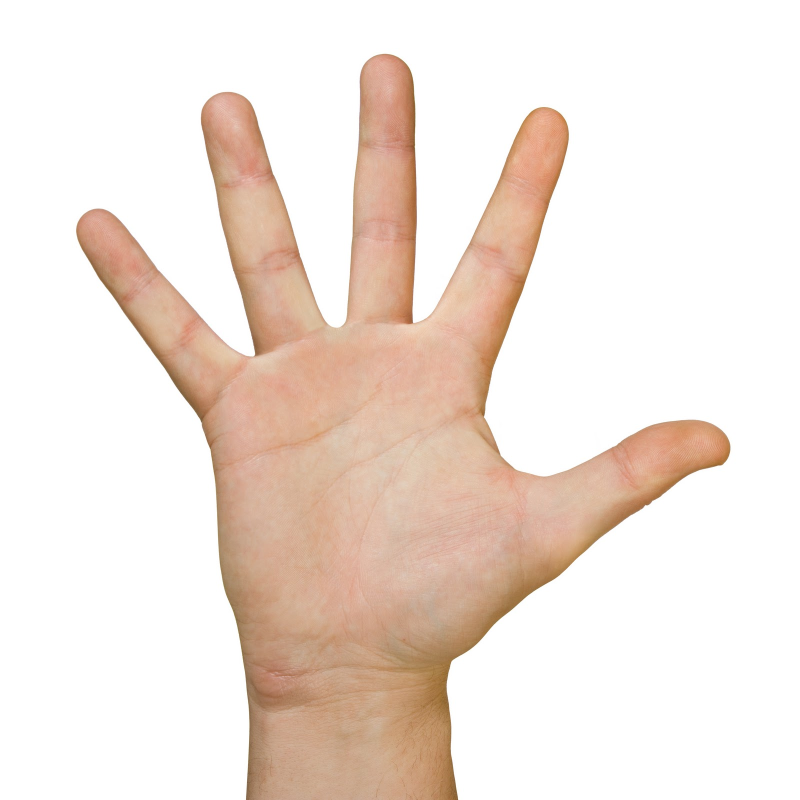
#> input picture images/hand2.jpg, 1600 x 1600 px (shown at 1/2 size)
$ jupyter execute '2-Detect Contours.ipynb'
#> lines starting #> are read from the running program, lines starting #| are printed output that depends on the picture; after the words box and inside, x2 and y2 are one past the last pixel; in counts of white or black regions, pixels touching at a corner belong together
[cell 1]
import cv2 as cv
import numpy as np
import matplotlib.pyplot as plt

### GRAY Contours

[cell 2]
img = cv.imread('images/hand2.jpg')
#> img is the input picture: shape (1600, 1600, 3); mean B, G, R 219.1, 227.7, 240.8

g = cv.cvtColor(img,cv.COLOR_RGB2GRAY)
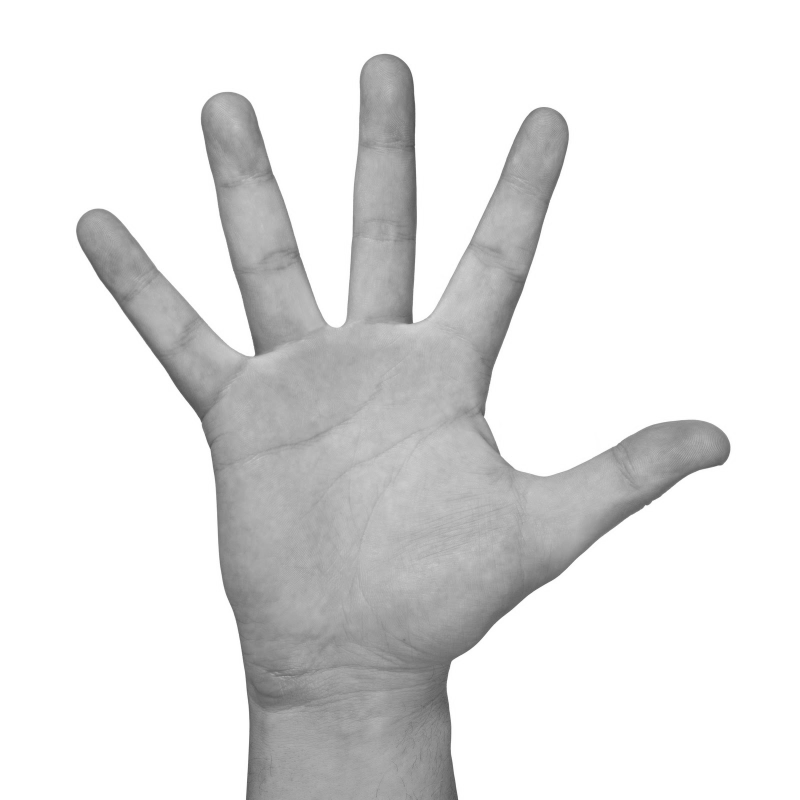
#> g: shape (1600, 1600) (shown at 1/2 size); min 74, max 255, mean 226.6

edge = cv.Canny(g, 60, 180)
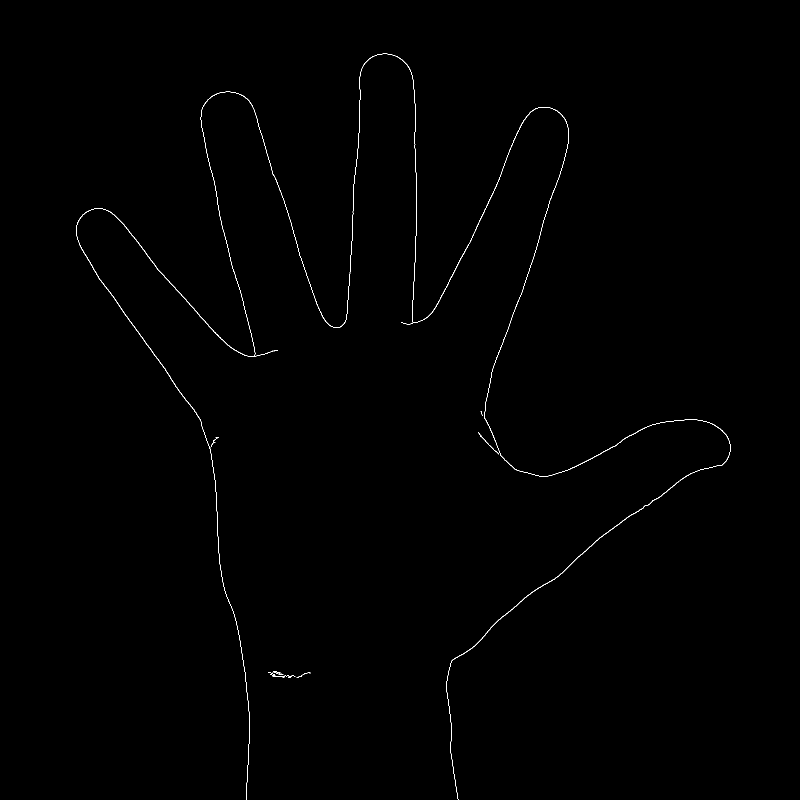
#> edge: shape (1600, 1600) (shown at 1/2 size); 0.31% white in thin lines or dots, all inside (x1, y1, x2, y2) = (152, 107, 1461, 1600)

fig, ax = plt.subplots(1, figsize=(12,8))

plt.imshow(edge, cmap='Greys')

[cell 3]
img = cv.imread('images/hand2.jpg')

edge = cv.Canny(img, 60, 180)

contours = cv.findContours(edge, cv.RETR_EXTERNAL, cv.CHAIN_APPROX_NONE)
#> contours = 11 contours, 9 with area under 20; largest, box (x1, y1, x2, y2) and area: (152, 107, 1461, 1600) 1404, (962, 872, 998, 909) 28

cv.drawContours(img, contours[0], -1, (0,255,0), thickness = 7)
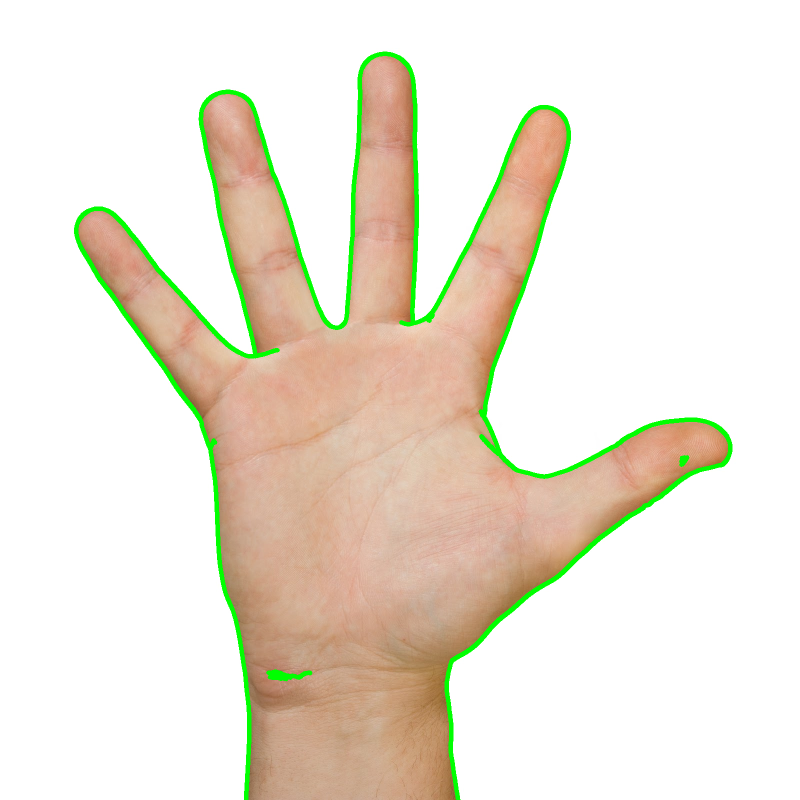
#> img: shape (1600, 1600, 3) (shown at 1/2 size); 2.55% of pixels changed, all inside (x1, y1, x2, y2) = (148, 103, 1465, 1600)

fig, ax = plt.subplots(1, figsize=(12,8))

plt.imshow(img)

### RGB Contour

[cell 4]
img = cv.imread('images/hand2.jpg')

image = cv.cvtColor(img,cv.COLOR_BGR2RGB)

contours, h = cv.findContours(edge, cv.RETR_EXTERNAL, cv.CHAIN_APPROX_NONE)
#> h = [[1, -1, -1, -1], [2, 0, -1, -1], [3, 1, -1, -1], [4, 2, -1, -1], [5, 3, -1, -1], [6, 4, -1, -1], [7, 5, -1, -1], [8, 6, -1, -1], [9, 7, -1, -1], [10, 8, -1, -1], [-1, 9, -1, -1]]

contours = sorted(contours, key=cv.contourArea, reverse=True)

cv.drawContours(image, contours[0], -1, (0,255,0), thickness = 5)
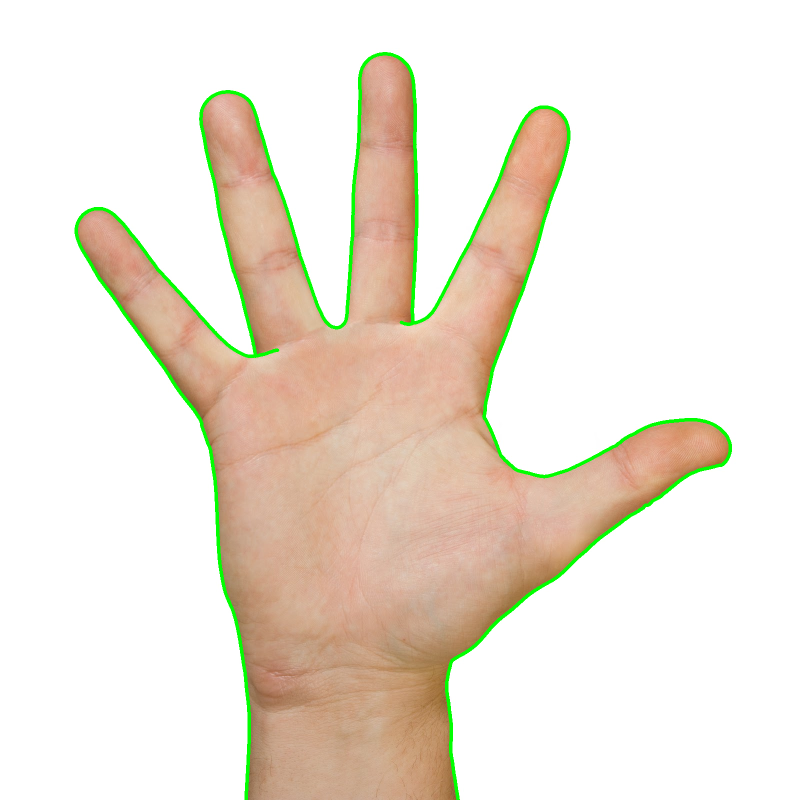
#> image: shape (1600, 1600, 3) (shown at 1/2 size); mean R, G, B 236.9, 228.8, 215.9

fig, ax = plt.subplots(1, figsize=(12,8))

plt.imshow(image)

### Draw Edge Contours

[cell 5]
img = cv.imread('images/hand2.jpg')

g = cv.cvtColor(img,cv.COLOR_RGB2GRAY)

edge = cv.Canny(g, 140, 210)

contours, hierarchy = cv.findContours(edge, cv.RETR_LIST, cv.CHAIN_APPROX_NONE)
#> contours = 4 contours, 3 with area under 20; largest, box (x1, y1, x2, y2) and area: (152, 107, 1461, 1600) 1383

for c in contours:
    hull = cv.convexHull(c)
    cv.drawContours(img, [hull], 0, (0, 255, 0), 5)
#> this loop made 4 passes
#> hull on pass 3: [[965, 830], [965, 831], [964, 830], [963, 828]]
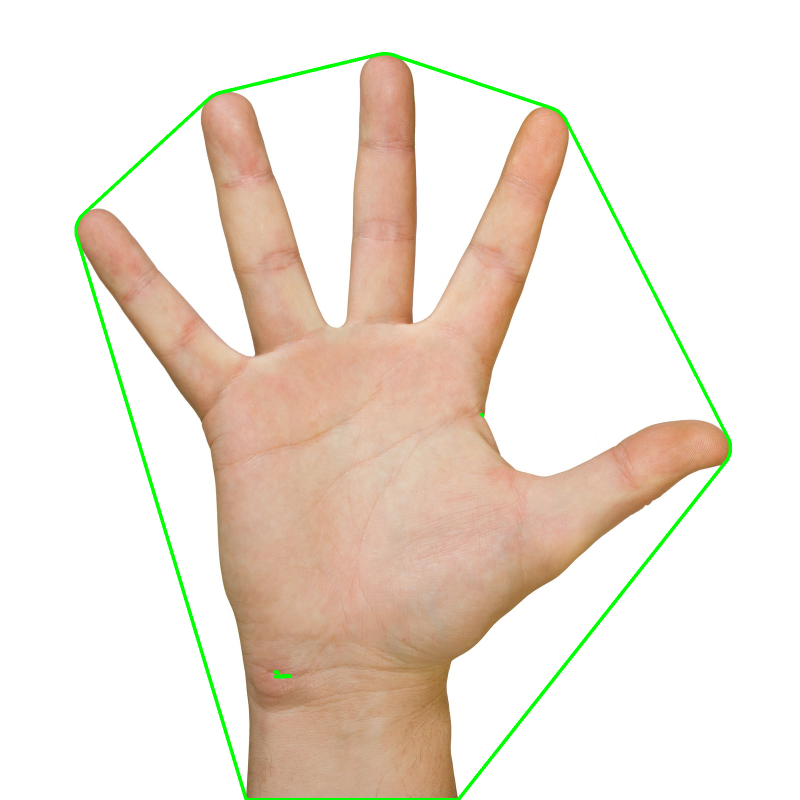
#> img: shape (1600, 1600, 3) (shown at 1/2 size); 1.15% of pixels changed, all inside (x1, y1, x2, y2) = (149, 104, 1464, 1600)

fig, ax = plt.subplots(1, figsize=(12,8))

plt.imshow(img)

### Draw Contours

[cell 6]
import cv2

img = cv.imread('images/hand2.jpg')
# convert to RGB
image = cv2.cvtColor(img, cv2.COLOR_BGR2RGB)
# convert to grayscale
gray = cv2.cvtColor(img, cv2.COLOR_RGB2GRAY)

# create a binary thresholded image
_, binary = cv2.threshold(gray, 225, 255, cv2.THRESH_BINARY_INV)
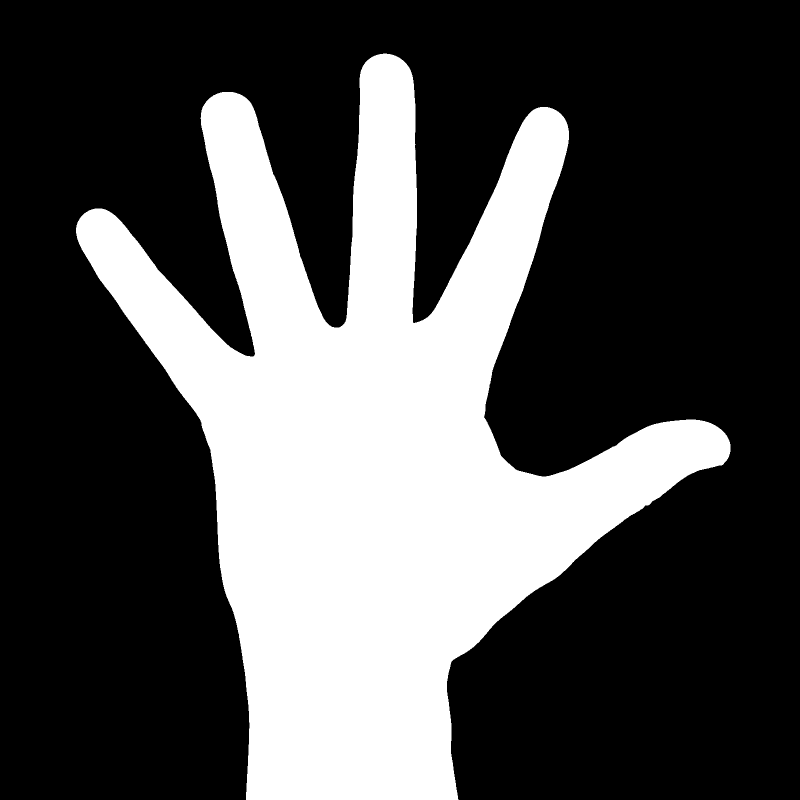
#> binary: shape (1600, 1600) (shown at 1/2 size); 30.8% white; 1 white region
# show it
plt.imshow(binary, cmap="gray")
plt.show()

[cell 7]
# find the contours from the thresholded image
contours, hierarchy = cv2.findContours(binary, cv2.RETR_TREE, cv2.CHAIN_APPROX_SIMPLE)
#> contours = 1 contour; box (x1, y1, x2, y2) and area: (152, 107, 1461, 1600) 783870
# draw all contours
image = cv2.drawContours(img, contours, -1, (0, 255, 0), 2)
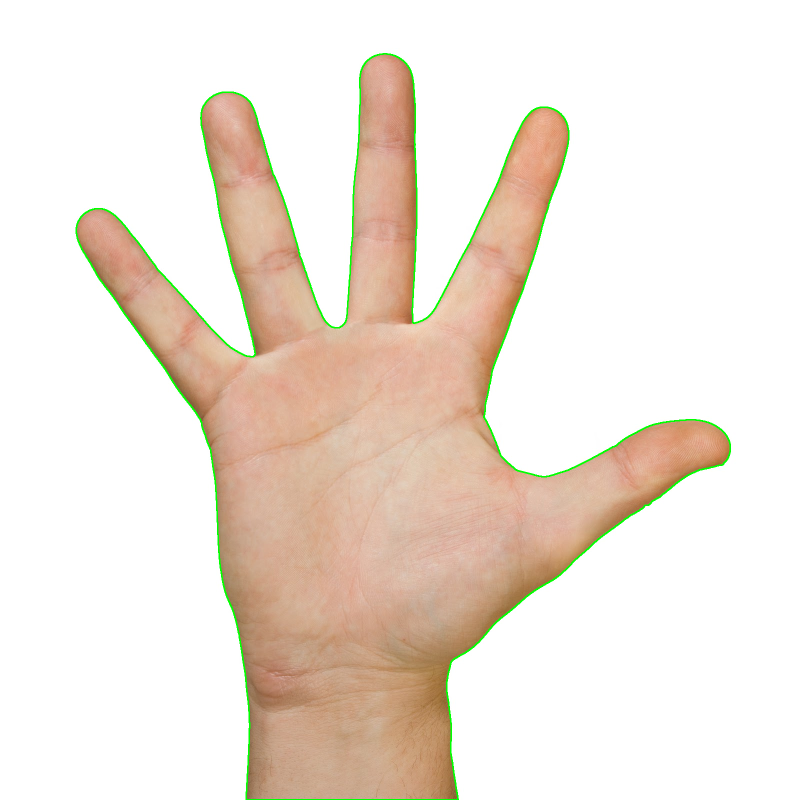
#> image: shape (1600, 1600, 3) (shown at 1/2 size); mean B, G, R 217.5, 228.3, 238.8

plt.imshow(image)
plt.show()
